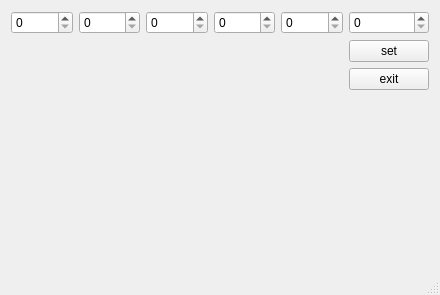
<?xml version="1.0" encoding="UTF-8"?>
<ui version="4.0">
 <class>MainWindow</class>
 <widget class="QMainWindow" name="MainWindow">
  <property name="geometry">
   <rect>
    <x>0</x>
    <y>0</y>
    <width>440</width>
    <height>295</height>
   </rect>
  </property>
  <property name="windowTitle">
   <string>RTC</string>
  </property>
  <widget class="QWidget" name="centralWidget">
   <layout class="QHBoxLayout" name="horizontalLayout">
    <item>
     <layout class="QGridLayout" name="gridLayout">
      <item row="0" column="2">
       <widget class="QSpinBox" name="day">
        <property name="sizePolicy">
         <sizepolicy hsizetype="Expanding" vsizetype="Fixed">
          <horstretch>0</horstretch>
          <verstretch>0</verstretch>
         </sizepolicy>
        </property>
        <property name="maximum">
         <number>3000</number>
        </property>
       </widget>
      </item>
      <item row="0" column="3">
       <widget class="QSpinBox" name="hour">
        <property name="sizePolicy">
         <sizepolicy hsizetype="Expanding" vsizetype="Fixed">
          <horstretch>0</horstretch>
          <verstretch>0</verstretch>
         </sizepolicy>
        </property>
        <property name="maximum">
         <number>3000</number>
        </property>
       </widget>
      </item>
      <item row="0" column="4">
       <widget class="QSpinBox" name="minute">
        <property name="sizePolicy">
         <sizepolicy hsizetype="Expanding" vsizetype="Fixed">
          <horstretch>0</horstretch>
          <verstretch>0</verstretch>
         </sizepolicy>
        </property>
        <property name="maximum">
         <number>3000</number>
        </property>
       </widget>
      </item>
      <item row="0" column="5">
       <widget class="QSpinBox" name="second">
        <property name="sizePolicy">
         <sizepolicy hsizetype="Expanding" vsizetype="Fixed">
          <horstretch>0</horstretch>
          <verstretch>0</verstretch>
         </sizepolicy>
        </property>
        <property name="maximum">
         <number>3000</number>
        </property>
       </widget>
      </item>
      <item row="1" column="5">
       <widget class="QPushButton" name="set">
        <property name="text">
         <string>set</string>
        </property>
       </widget>
      </item>
      <item row="0" column="0">
       <widget class="QSpinBox" name="year">
        <property name="sizePolicy">
         <sizepolicy hsizetype="Expanding" vsizetype="Fixed">
          <horstretch>0</horstretch>
          <verstretch>0</verstretch>
         </sizepolicy>
        </property>
        <property name="mouseTracking">
         <bool>true</bool>
        </property>
        <property name="maximum">
         <number>3000</number>
        </property>
       </widget>
      </item>
      <item row="3" column="3">
       <spacer name="verticalSpacer">
        <property name="orientation">
         <enum>Qt::Vertical</enum>
        </property>
        <property name="sizeHint" stdset="0">
         <size>
          <width>20</width>
          <height>40</height>
         </size>
        </property>
       </spacer>
      </item>
      <item row="0" column="1">
       <widget class="QSpinBox" name="month">
        <property name="sizePolicy">
         <sizepolicy hsizetype="Expanding" vsizetype="Fixed">
          <horstretch>0</horstretch>
          <verstretch>0</verstretch>
         </sizepolicy>
        </property>
        <property name="maximum">
         <number>3000</number>
        </property>
       </widget>
      </item>
      <item row="2" column="5">
       <widget class="QPushButton" name="exitBtn">
        <property name="text">
         <string>exit</string>
        </property>
       </widget>
      </item>
     </layout>
    </item>
   </layout>
  </widget>
  <widget class="QMenuBar" name="menuBar">
   <property name="geometry">
    <rect>
     <x>0</x>
     <y>0</y>
     <width>440</width>
     <height>23</height>
    </rect>
   </property>
  </widget>
  <widget class="QStatusBar" name="statusBar"/>
 </widget>
 <layoutdefault spacing="6" margin="11"/>
 <resources/>
 <connections/>
</ui>
